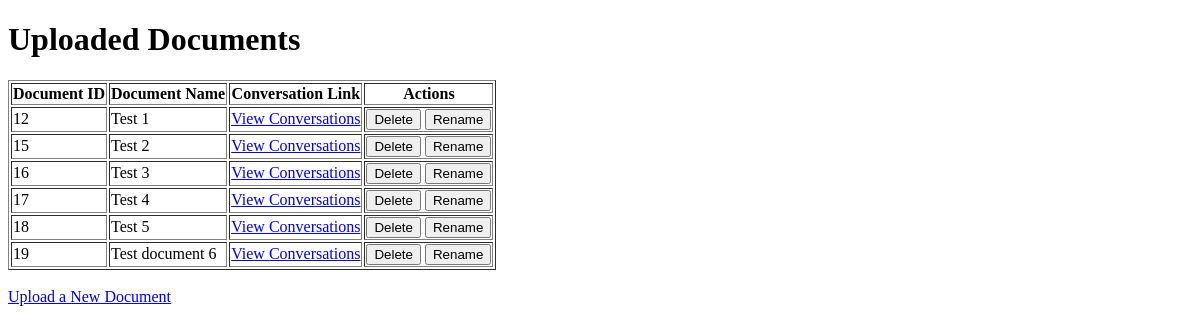
The app's page /documents/, older data.
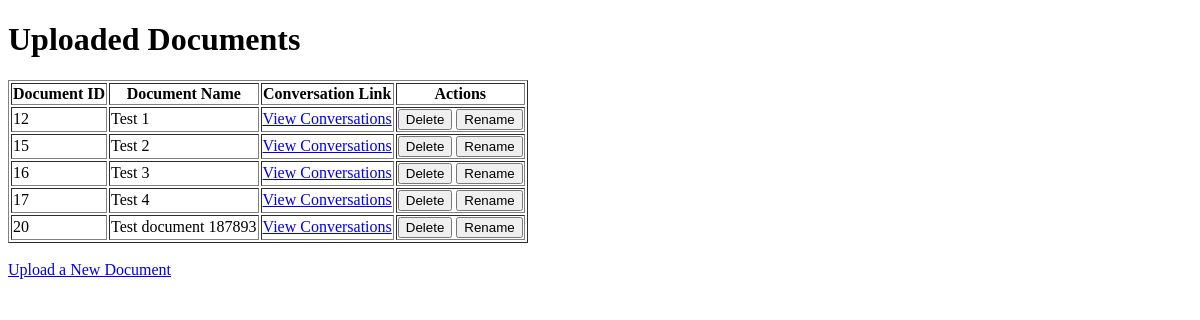
The same page, newer data.
### myapp/models.py (models this page shows, shortened)
class Document(models.Model):
    name = models.CharField(max_length=255)  # Document name provided by user
    date_uploaded = models.DateTimeField(auto_now_add=True)  # Auto-set the date when uploaded

### myapp/views.py (the view)
# urls.py: path('documents/', views.document_list, name='document_list'),
def document_list(request):
    documents = Document.objects.all()
    return render(request, 'document_list.html', {'documents': documents})

### myapp/templates/document_list.html (shortened to what this page needs)
<!DOCTYPE html>
<html lang="en">
<head>
</head>
<body>
    <h1>Uploaded Documents</h1>
    <table border="1">
        <thead>
            <tr>
                <th>Document ID</th>
                <th>Document Name</th>
                <th>Conversation Link</th>
                <th>Actions</th>
            </tr>
        </thead>
        <tbody>
            {% for document in documents %}
            <tr>
                <td>{{ document.id }}</td>
                <td>{{ document.name }}</td>
                <td><a href="{% url 'convo_list' document.id %}">View Conversations</a></td>
                <td>
                    <form action="{% url 'delete_document' document.id %}" method="post" onsubmit="return confirm('Are you sure you want to delete this document?');">
                        <button type="submit">Delete</button>
                    </form>
                    <button type="button" onclick="toggleRenameForm(document.id);">Rename</button>
                </td>
            </tr>
            {% endfor %}
        </tbody>
    </table>
    <br>
    <a href="{% url 'upload' %}">Upload a New Document</a>
</body>
</html>

Row changes from the older to the newer data that the page shows:
removed Document: id "18", name "Test 5"
removed Document: id "19", name "Test document 6"
added Document: id "20", name "Test document 187893"
